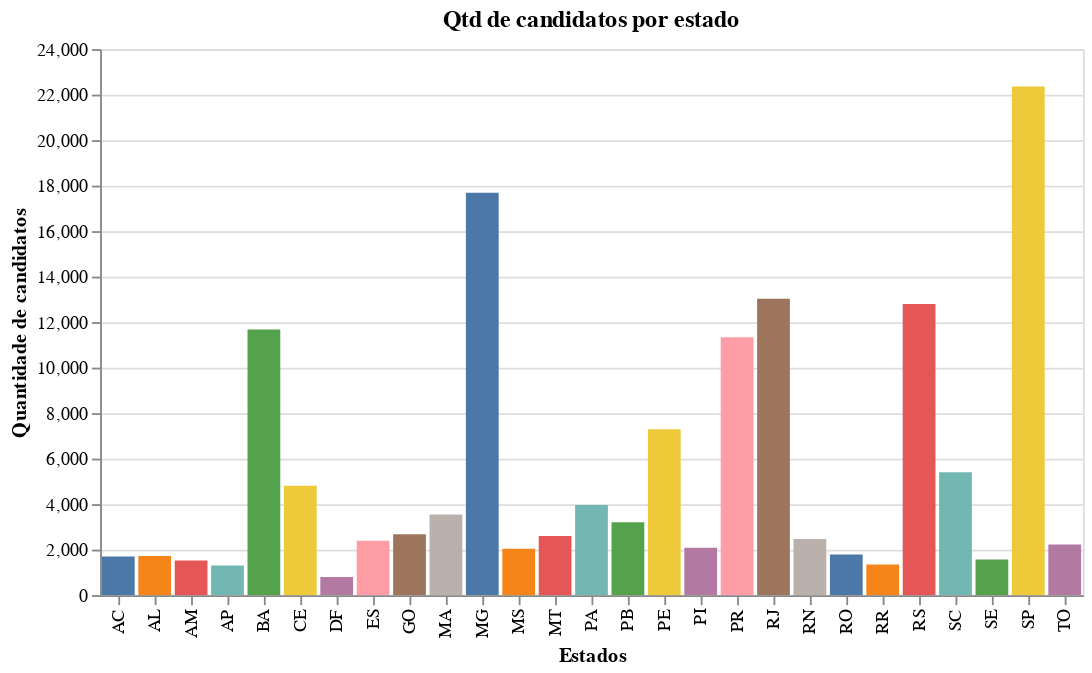

Write notebook code for a chart like this one.
### Code cell
alt.Chart(contagem_uf, title="Qtd de candidatos por estado").mark_bar().encode(
    y = alt.X('ideCadastro', title='Quantidade de candidatos'),
    x = alt.Y('sgUF', title='Estados'),
    color = alt.Color('sgUF', legend=None)
).interactive()

### Figure 1 — Vega-Lite specification as saved in the notebook (floating-point values rounded to 4 significant figures)
{"config": {"view": {"continuousWidth": 400, "continuousHeight": 300}}, "data": {"name": "data-07479e7071a5a7583ec2cb0af8c64c8e"}, "mark": "bar", "encoding": {"color": {"type": "nominal", "field": "sgUF", "legend": null}, "x": {"type": "nominal", "field": "sgUF", "title": "Estados"}, "y": {"type": "quantitative", "field": "ideCadastro", "title": "Quantidade de candidatos"}}, "selection": {"selector001": {"type": "interval", "bind": "scales", "encodings": ["x", "y"]}}, "title": "Qtd de candidatos por estado", "$schema": "https://vega.github.io/schema/vega-lite/v4.0.2.json", "datasets": {"data-07479e7071a5a7583ec2cb0af8c64c8e": [{"sgUF": "SP", "ideCadastro": 22356}, {"sgUF": "MG", "ideCadastro": 17688}, {"sgUF": "RJ", "ideCadastro": 13031}, {"sgUF": "RS", "ideCadastro": 12798}, {"sgUF": "BA", "ideCadastro": 11677}, {"sgUF": "PR", "ideCadastro": 11335}, {"sgUF": "PE", "ideCadastro": 7295}, {"sgUF": "SC", "ideCadastro": 5407}, {"sgUF": "CE", "ideCadastro": 4805}, {"sgUF": "PA", "ideCadastro": 3965}, {"sgUF": "MA", "ideCadastro": 3547}, {"sgUF": "PB", "ideCadastro": 3208}, {"sgUF": "GO", "ideCadastro": 2679}, {"sgUF": "MT", "ideCadastro": 2598}, {"sgUF": "RN", "ideCadastro": 2465}, {"sgUF": "ES", "ideCadastro": 2391}, {"sgUF": "TO", "ideCadastro": 2229}, {"sgUF": "PI", "ideCadastro": 2085}, {"sgUF": "MS", "ideCadastro": 2040}, {"sgUF": "RO", "ideCadastro": 1787}, {"sgUF": "AL", "ideCadastro": 1715}, {"sgUF": "AC", "ideCadastro": 1696}, {"sgUF": "SE", "ideCadastro": 1562}, {"sgUF": "AM", "ideCadastro": 1526}, {"sgUF": "RR", "ideCadastro": 1351}, {"sgUF": "AP", "ideCadastro": 1308}, {"sgUF": "DF", "ideCadastro": 794}]}}
